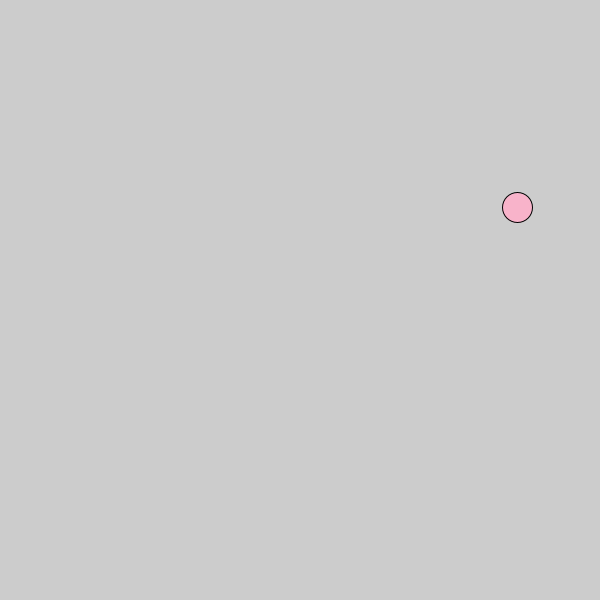
Frame 1 (no input)
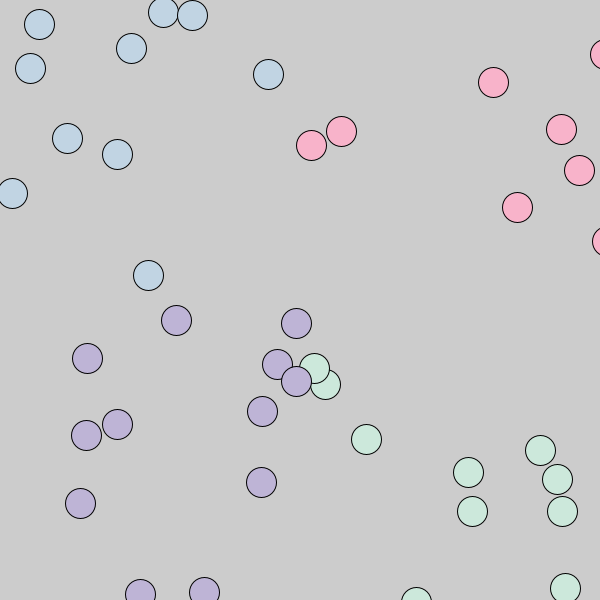
Frame 60 (the mouse pressed at the canvas centre just before this capture)
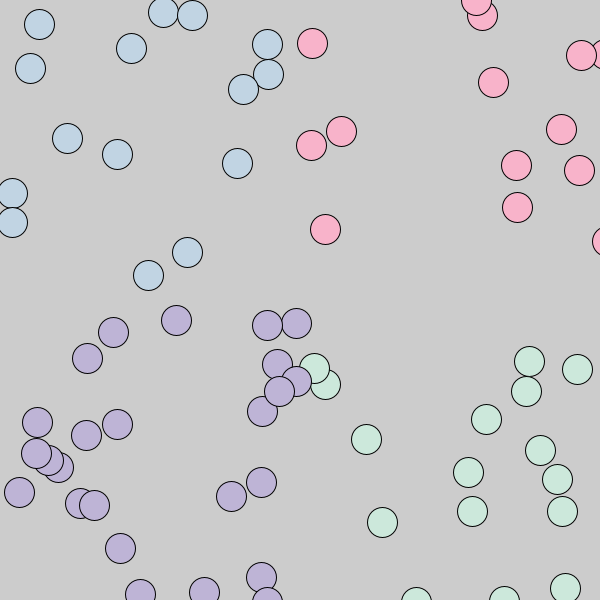
Frame 120 (the mouse held since frame 60 and released just before this capture)

The Processing sketch that drew these frames (run headless with seeded random() and noise(); from frame 60 on, the mouse is pressed at the canvas centre):

// Processing sketch: random_quadrants
// ── random_quadrants.pde
float x;
float y;

void setup() {
  size(600, 600);
}

void draw() {
  x = random(800);
  y = random(800);
  if (x <= 300 && y <= 300) {
  fill(#C1D4E3);
  circle(x, y, 30);
  }
  if (x >= 300 && y <= 300) {
  fill(#F8B3CA);
  circle(x, y, 30);
  }
  if (x <= 300 && y >= 300) {
  fill(#BEB4D6);
  circle(x, y, 30);
  }
    if (x >= 300 && y >= 300) {
  fill (#CCE8DB);
  circle(x, y, 30);
  }
}
